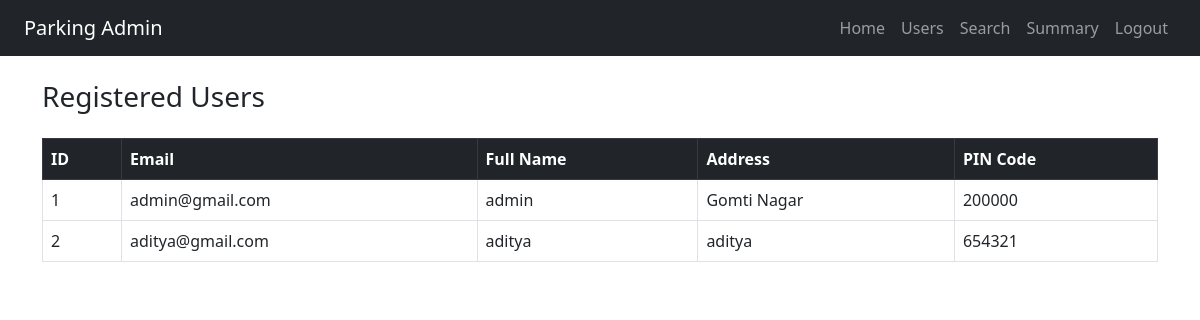
Screenshot of /admin/users with the database file from the repository.
### app/models/user.py (models this page shows, shortened)
class User(db.Model):
    __tablename__ = 'user'
    id = db.Column(db.Integer, primary_key=True)
    username = db.Column(db.String(50), nullable=False)
    email = db.Column(db.String(120), unique=True, nullable=False)
    password_hash = db.Column(db.String(128), nullable=False)
    role = db.Column(db.String(10), nullable=False, default='user')  # either 'user' or 'admin'
    address = db.Column(db.String(255), nullable=True)
    pin = db.Column(db.String(10), nullable=True)

### app/routes/admin.py (the view)
@admin_bp.route('/users')
def users():
    all_users = User.query.all()
    return render_template('admin_users.html', users=all_users)

### app/templates/admin_users.html
{% extends "admin_base.html" %}
{% block content %}
<h3 class="mb-4">Registered Users</h3>
{% if users %}
  <div class="table-responsive">
    <table class="table table-bordered table-hover align-middle">
      <thead class="table-dark">
        <tr>
          <th>ID</th>
          <th>Email</th>
          <th>Full Name</th>
          <th>Address</th>
          <th>PIN Code</th>
        </tr>
      </thead>
      <tbody>
        {% for user in users %}
        <tr>
          <td>{{ user.id }}</td>
          <td>{{ user.email }}</td>
          <td>{{ user.username }}</td>
          <td>{{ user.address }}</td>
          <td>{{ user.pin }}</td>
        </tr>
        {% endfor %}
      </tbody>
    </table>
  </div>
{% else %}
  <p class="text-muted">No users registered yet.</p>
{% endif %}
{% endblock %}

### rows the page displays
User: id "1", email "admin@gmail.com", username "admin", address "Gomti Nagar", pin "200000"
User: id "2", email "aditya@gmail.com", username "aditya", address "aditya", pin "654321"
